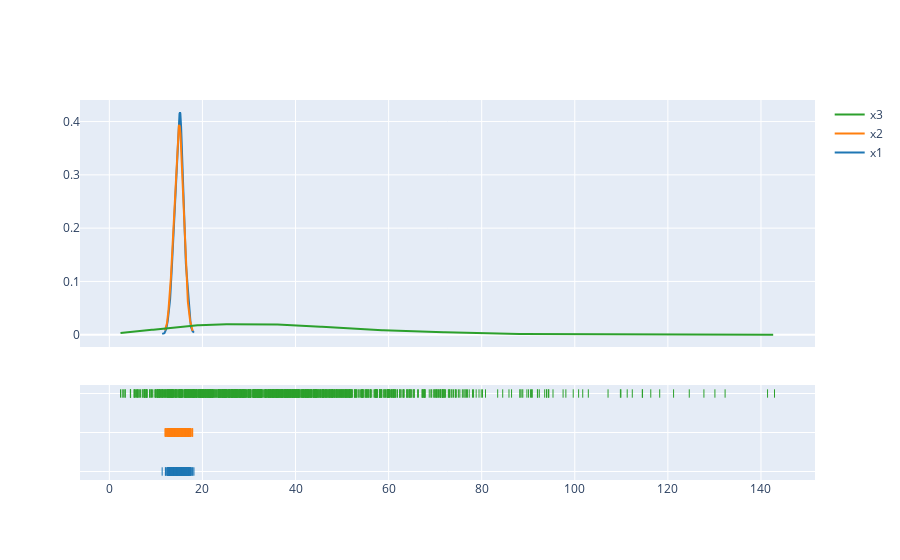

Notebook code cell kept with this figure:
### Code cell
rng = Generator(PCG64(seed=42))

x1 = rng.normal(loc=15, scale=1, size=1000)
x2 = rng.normal(loc=15, scale=1, size=1000)

x3 = rng.gamma(shape=3, scale=12.5, size=1000) # значит, λ = 1 / 0.08 = 12.5
ff.create_distplot(
    [x1, x2, x3],
    ["x1", "x2", "x3"],
    show_hist=False
)

### Figure 1 — Plotly figure (JSON) as saved in the notebook; plotly's stock layout.template omitted (floating-point values rounded to 4 significant figures; data arrays with more than 128 entries replaced by an {"elided": "..."} marker saying what was removed)
{"data": [{"legendgroup": "x1", "marker": {"color": "rgb(31, 119, 180)"}, "mode": "lines", "name": "x1", "showlegend": true, "type": "scatter", "x": {"elided": "500 float values"}, "xaxis": "x", "y": {"elided": "500 float values"}, "yaxis": "y"}, {"legendgroup": "x2", "marker": {"color": "rgb(255, 127, 14)"}, "mode": "lines", "name": "x2", "showlegend": true, "type": "scatter", "x": {"elided": "500 float values"}, "xaxis": "x", "y": {"elided": "500 float values"}, "yaxis": "y"}, {"legendgroup": "x3", "marker": {"color": "rgb(44, 160, 44)"}, "mode": "lines", "name": "x3", "showlegend": true, "type": "scatter", "x": {"elided": "500 float values"}, "xaxis": "x", "y": {"elided": "500 float values"}, "yaxis": "y"}, {"legendgroup": "x1", "marker": {"color": "rgb(31, 119, 180)", "symbol": "line-ns-open"}, "mode": "markers", "name": "x1", "showlegend": false, "type": "scatter", "x": {"elided": "1000 float values"}, "xaxis": "x", "y": {"elided": "1000 str values"}, "yaxis": "y2"}, {"legendgroup": "x2", "marker": {"color": "rgb(255, 127, 14)", "symbol": "line-ns-open"}, "mode": "markers", "name": "x2", "showlegend": false, "type": "scatter", "x": {"elided": "1000 float values"}, "xaxis": "x", "y": {"elided": "1000 str values"}, "yaxis": "y2"}, {"legendgroup": "x3", "marker": {"color": "rgb(44, 160, 44)", "symbol": "line-ns-open"}, "mode": "markers", "name": "x3", "showlegend": false, "type": "scatter", "x": {"elided": "1000 float values"}, "xaxis": "x", "y": {"elided": "1000 str values"}, "yaxis": "y2"}], "layout": {"barmode": "overlay", "hovermode": "closest", "legend": {"traceorder": "reversed"}, "xaxis": {"anchor": "y2", "domain": [0, 1], "zeroline": false}, "yaxis": {"anchor": "free", "domain": [0.35, 1], "position": 0}, "yaxis2": {"anchor": "x", "domain": [0, 0.25], "dtick": 1, "showticklabels": false}}}
